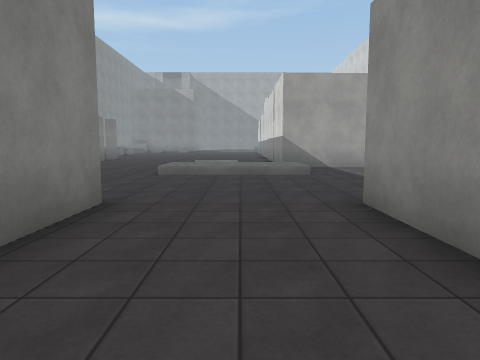
View 1 (above)

24 first-person views from a walk through a Unity game level. The camera is 1.4 m above the floor, tilts 6° down and sees 70° across. The floor is counted in squares, 2 m on a side. Each view is taken from the middle of a square. On the plan, view 1 faces up. The plan holds only what a view shows up to about 11 squares ahead; the rest is blank. The place goes on beyond the plan. Surface patterns are stand-ins for the level's own textures.

View 2
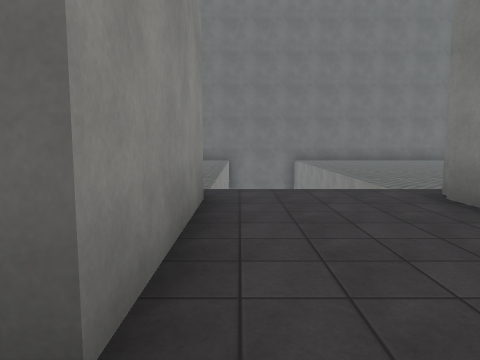

View 3
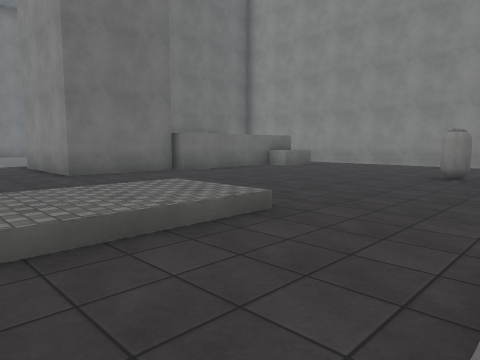

View 4
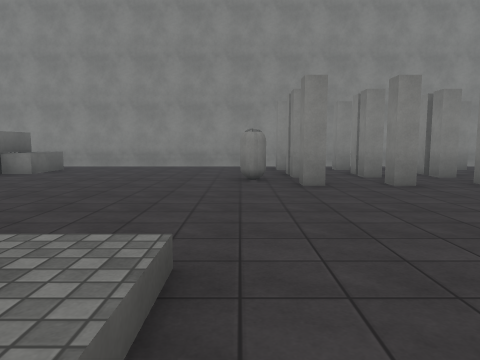

View 5
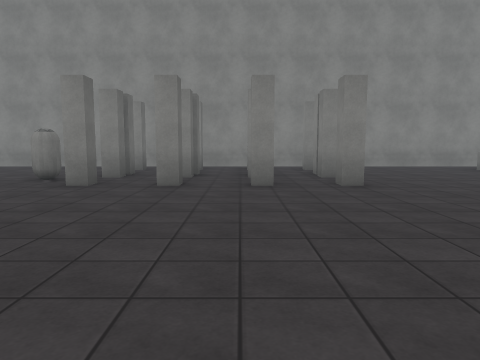

View 6
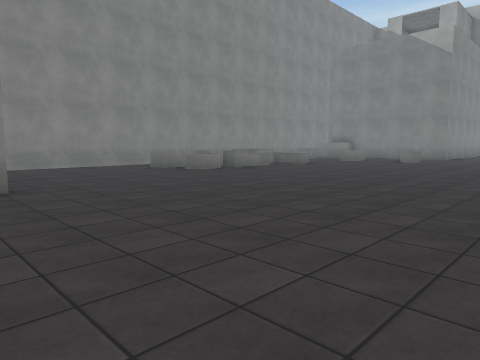

View 7
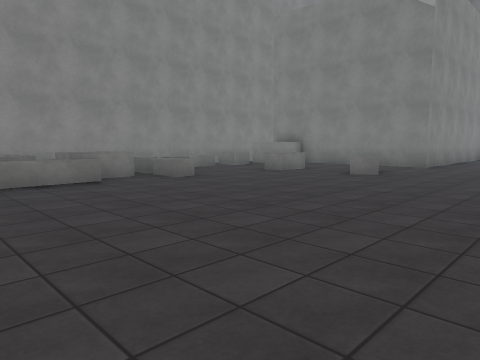

View 8
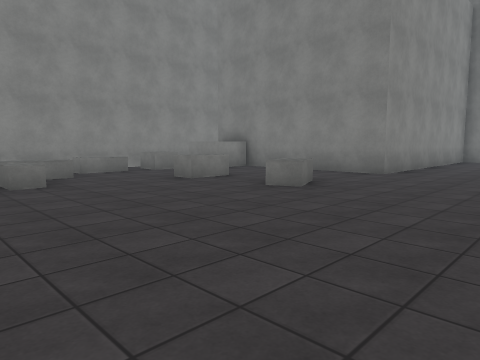

View 9
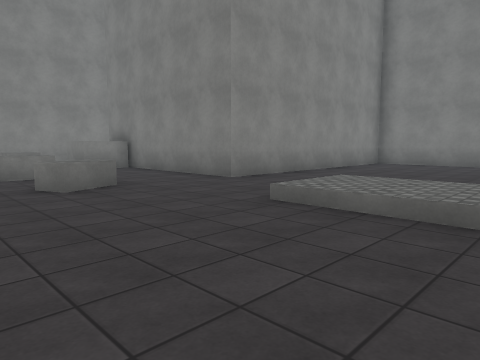

View 10
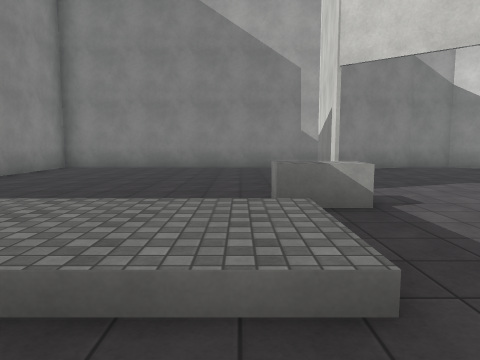

View 11
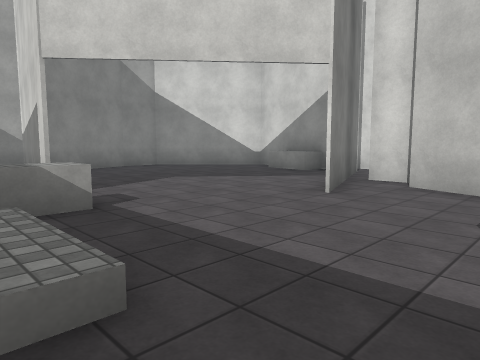

View 12
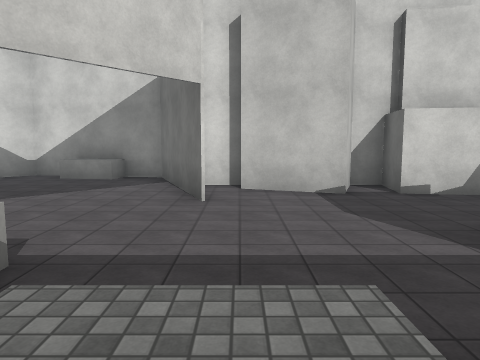

View 13
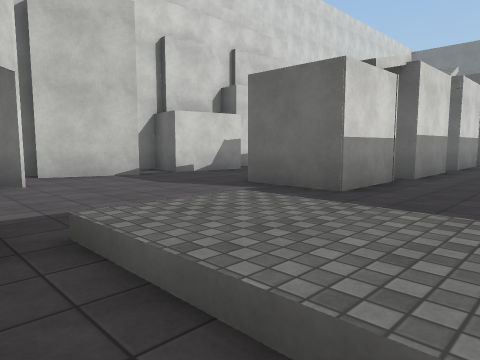

View 14
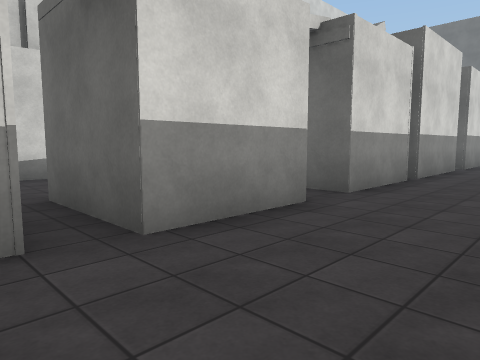

View 15
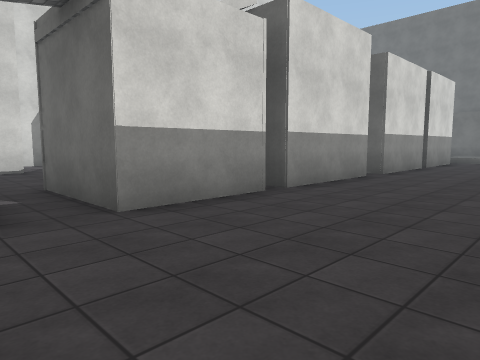

View 16
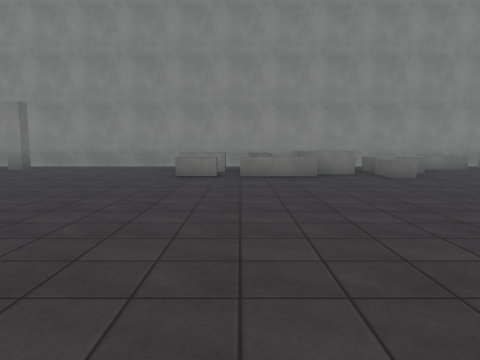

View 17
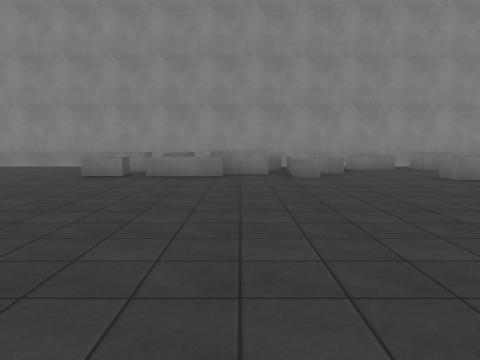

View 18
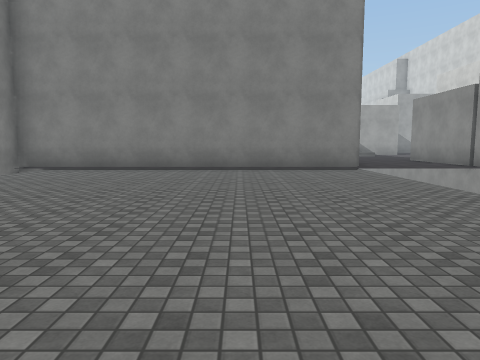

View 19
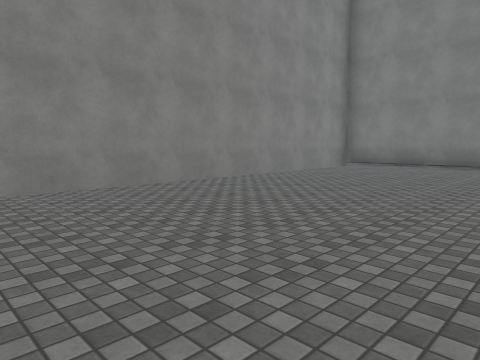

View 20
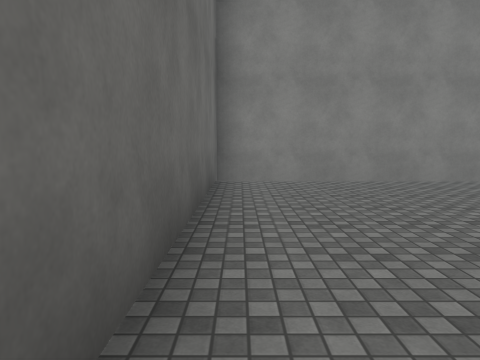

View 21
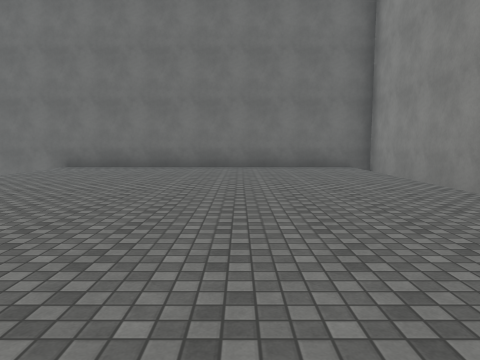

View 22
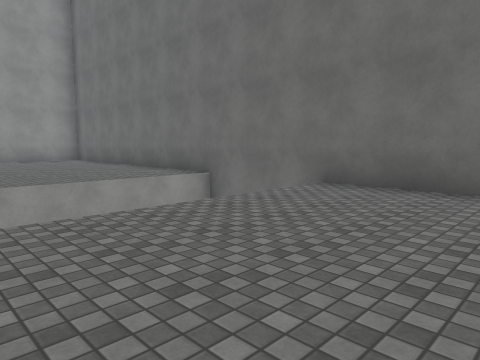

View 23
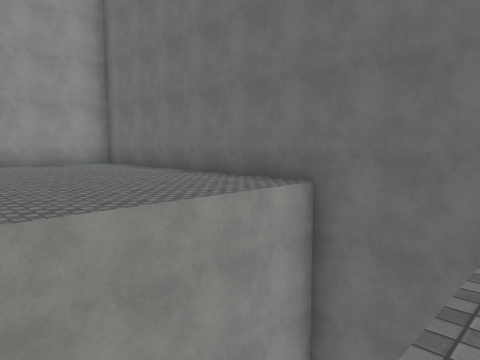

View 24
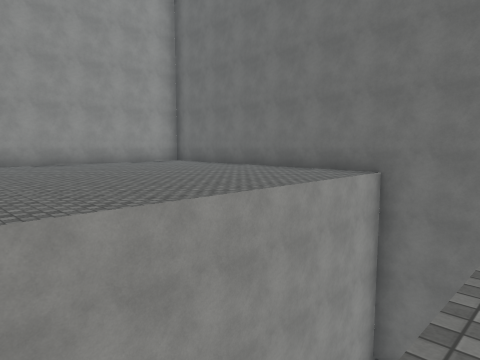

### Floor plan
Key: @ floor where view 1 was taken; # wall or solid block; x gap in a wall; . main floor; - floor 0.25 m lower than the main floor; : floor 0.5 m higher than the main floor; / step, stairs or slope; ^ raised ledge; v drop or lower ground; O other object.
Columns run from 11 left of view 1 to 11 right of it. Each row starts with its distance up from view 1.
 40       ######### ####
 39       #........##..#
 38       #.......##... #
 37       #.......#.....##
 36       #.......#......#
 35       #.......#.....^#
 34       #......##.....^#
 33       #......O......##
 32 #######..////....####
 31 #OO....../:::.....##
 30 #   ..............##
 29 #O..O.O...........##
 28 #O...........##...##
 27 #O...........#  .##
 26 # O..............##
 25 #OOOO........## ..#
 24 #OOO.........#
 23 #OOOO.............
 22 #...O........##....#
 21 #.O.O........#     ...#
 20 #............#
 19 #............#
 18 #............#
 17 #............#
 16 #..#.#.......#
 15 #............#
 14 #............#
 13 #.##.#.......#
 12 # ........//.#
 11 #..x##.......##
 10 #...O..........
  9 #......../:::..
  8 #........////..
  7 #..............
  6 #.............
  5 #.^^..........
  4 # ########...#
  3 #        #...#
  2          #...#
  1 ##########...#
  0 #..........@..
 -1 #---------   -
 -2 #---------   -
 -3 #---------   -
 -4 #---------   -----
 -5 #---------   ---------#
 -6 #---------   ---------#
 -7 #---------   -------- #
 -8 #---------   ---------#
 -9 #---------   ---------#
-10 #---------   --------
-11 #---------vvv-------
-12 ###########  #######

Positions as (right, up) in squares from view 1, and headings:
1: (0, 0), facing up
2: (1, 5), facing down
3: (1, 12), facing down-left
4: (0, 10), facing left
5: (0, 14), facing left
6: (0, 15), facing up-left
7: (-1, 21), facing up-left
8: (-1, 24), facing up-left
9: (1, 27), facing up-left
10: (1, 29), facing up
11: (1, 29), facing up-right
12: (0, 31), facing right
13: (-1, 33), facing down-right
14: (-1, 27), facing down-right
15: (-2, 24), facing down-right
16: (0, 22), facing left
17: (0, 24), facing left
18: (-5, -9), facing up
19: (-5, -11), facing up-left
20: (-4, -11), facing left
21: (-7, -1), facing down
22: (-5, -6), facing down-right
23: (-2, -6), facing down-right
24: (-2, -3), facing down-right
